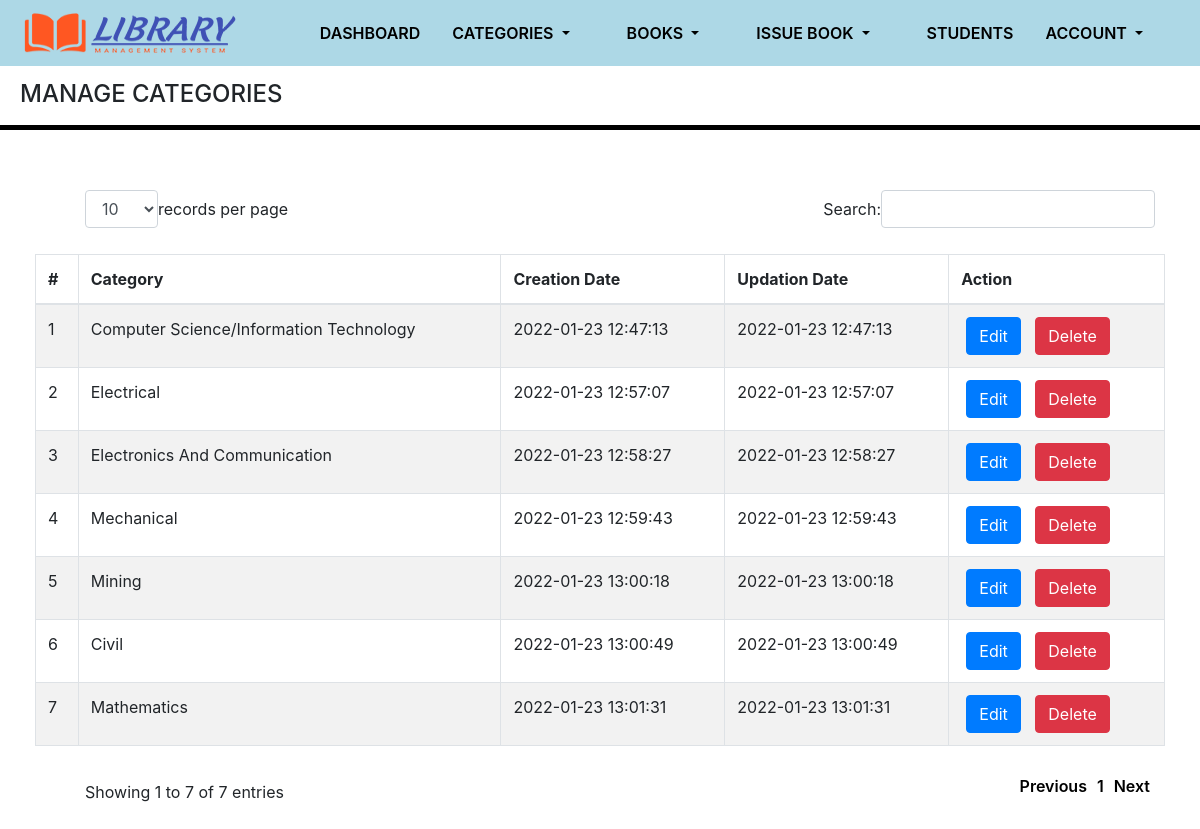
Page /library/admin/manage-categories.php (signed in) on the committed database.
### tables this page shows
CREATE TABLE `tblcategory` (
  `id` int(11) NOT NULL,
  `CategoryName` varchar(150) DEFAULT NULL,
  `CreationDate` timestamp NULL DEFAULT current_timestamp(),
  `UpdationDate` timestamp NULL DEFAULT current_timestamp() ON UPDATE current_timestamp()
);

### library/admin/manage-categories.php (the view, shortened to what this page needs)
<?php
include('includes/config.php');
if(strlen($_SESSION['alogin'])==0)
    {
header('location:index.php');
}
else{
    ?>
<!DOCTYPE html>
<html lang="en">
  <head>
     <link rel="stylesheet" href="https://cdn.jsdelivr.net/npm/bootstrap@4.6.0/dist/css/bootstrap.min.css">
      <link href="assets/js/dataTables.bootstrap.css" rel="stylesheet" />
     <link rel="stylesheet"  href="css/main.css">
</head>
<body>
 <?php include('includes/header.php');?>
             <h4 class="header-line">MANAGE CATEGORIES</h4>
             <hr>
            <div class="row">
                <div class="col-md-12">
                    <div class="panel panel-default">
                        <div class="panel-body">
                            <div class="table-responsive">
                                <table class="table table-striped table-bordered table-hover" id="dataTables-example">
                                    <thead>
                                        <tr>
                                            <th>#</th>
                                            <th>Category</th>
                                            <th>Creation Date</th>
                                            <th>Updation Date</th>
                                            <th>Action</th>
                                        </tr>
                                    </thead>
                                    <tbody>
<?php $sql = "SELECT * from  tblcategory";
$query = $dbh -> prepare($sql);
$query->execute();
$results=$query->fetchAll(PDO::FETCH_OBJ);
$cnt=1;
if($query->rowCount() > 0)
{
foreach($results as $result)
{               ?>
                                        <tr class="odd gradeX">
                                            <td class="center"><?php echo htmlentities($cnt);?></td>
                                            <td class="center"><?php echo htmlentities($result->CategoryName);?></td>
                                            <td class="center"><?php echo htmlentities($result->CreationDate);?></td>
                                            <td class="center"><?php echo htmlentities($result->UpdationDate);?></td>
                                            <td class="center">
                                            <a href="edit-category.php?catid=<?php echo htmlentities($result->id);?>"><button class="btn btn-primary"><i class="fa fa-edit "></i> Edit</button></a>
                                          <a href="manage-categories.php?del=<?php echo htmlentities($result->id);?>" onclick="return confirm('Are you sure you want to delete?');" >  <button class="btn btn-danger"><i class="fa fa-pencil"></i> Delete</button></a>
                                            </td>
                                        </tr>
 <?php $cnt=$cnt+1;}} ?>
                                    </tbody>
                                </table>
                            </div>
                        </div>
                    </div>
                </div>
            </div>
</body>
</html>
<?php } ?>

### library/admin/includes/header.php (shortened to what this page needs)
<nav class="navbar fixed-top navbar-expand-lg ">
         <img src="IMG/logo.png" alt="" width="250" height="50"class="d-inline-block align-text-top">
     <div class="collapse navbar-collapse" id="navbarSupportedContent">
          <a class="nav-link active" aria-current="page" href="dashboard.php"> DASHBOARD</a>
          <li class="nav-item dropdown active" style="list-style: none; margin-right: 25px;">
             <a class="nav-link dropdown-toggle" href="#" id="navbarDropdown" role="button" data-toggle="dropdown" aria-haspopup="true" aria-expanded="false">
                CATEGORIES
             </a>
             </li>
             <li class="nav-item dropdown active" style="list-style: none; margin-right: 25px;">
             <a class="nav-link dropdown-toggle" href="#" id="navbarDropdown" role="button" data-toggle="dropdown" aria-haspopup="true" aria-expanded="false">
               BOOKS
             </a>
             </li>
             <li class="nav-item dropdown active" style="list-style: none; margin-right: 25px;">
             <a class="nav-link dropdown-toggle" href="#" id="navbarDropdown" role="button" data-toggle="dropdown" aria-haspopup="true" aria-expanded="false">
                ISSUE BOOK
             </a>
             </li>
             <a class="nav-link active" aria-current="page" href="reg-students.php">STUDENTS</a>
             <li class="nav-item dropdown active" style="list-style: none; margin-right: 25px;">
             <a class="nav-link dropdown-toggle" href="#" id="navbarDropdown" role="button" data-toggle="dropdown" aria-haspopup="true" aria-expanded="false">
                ACCOUNT
             </a>
             </li>
     </div>
     </nav>

### library/admin/css/main.css (style rules this page uses)
.navbar { background-color:#ADD8E6; }
a { color:black; font-weight:600; padding:5px; }
body { background-color: white; }
.header-line { margin-top:80px; margin-left:20px; }
hr { border-top: 5px solid black; }
.row { margin:20px; }
.panel { display:flex; justify-content:center; }

### rows in the picture
tblcategory: CategoryName "Computer Science/Information Technology", CreationDate "2022-01-23 12:47:13", UpdationDate "2022-01-23 12:47:13"
tblcategory: CategoryName "Electrical", CreationDate "2022-01-23 12:57:07", UpdationDate "2022-01-23 12:57:07"
tblcategory: CategoryName "Electronics And Communication", CreationDate "2022-01-23 12:58:27", UpdationDate "2022-01-23 12:58:27"
tblcategory: CategoryName "Mechanical", CreationDate "2022-01-23 12:59:43", UpdationDate "2022-01-23 12:59:43"
tblcategory: CategoryName "Mining", CreationDate "2022-01-23 13:00:18", UpdationDate "2022-01-23 13:00:18"
tblcategory: CategoryName "Civil", CreationDate "2022-01-23 13:00:49", UpdationDate "2022-01-23 13:00:49"
tblcategory: CategoryName "Mathematics", CreationDate "2022-01-23 13:01:31", UpdationDate "2022-01-23 13:01:31"
